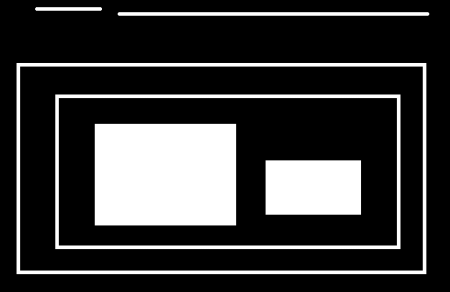
#> input picture data/hierarchy1.png, 450 x 292 px
$ jupyter execute '4.9.5 轮廓分层.ipynb'
#> lines starting #> are read from the running program, lines starting #| are printed output that depends on the picture; after the words box and inside, x2 and y2 are one past the last pixel; in counts of white or black regions, pixels touching at a corner belong together
# 轮廓分层

### 目标

这次我们学习轮廓的层次，即轮廓中的父子关系。

### 理论

在前几篇关于轮廓的文章中，我们已经讨论了与OpenCV提供的轮廓相关的几个函数。但是当我们使用**cv.findcontour**()函数在图像中找到轮廓时，我们已经传递了一个参数，**轮廓检索模式**。我们通常通过了**cv.RETR_LIST**或**cv.RETR_TREE**，效果很好。但这到底意味着什么呢?

另外，在输出中，我们得到了三个数组，第一个是图像，第二个是轮廓，还有一个我们命名为**hierarchy**的输出(请检查前面文章中的代码)。但我们从未在任何地方使用过这种层次结构。那么这个层级是什么?它是用来做什么的?它与前面提到的函数参数有什么关系?

这就是我们在本文中要讨论的内容。

#### 层次结构是什么？

通常我们使用**cv.findcontour**()函数来检测图像中的对象，对吧？有时对象在不同的位置。但在某些情况下，某些形状在其他形状中。就像嵌套的图形一样。在这种情况下，我们把外部的称为**父类**，把内部的称为**子类**。这样，图像中的轮廓就有了一定的相互关系。我们可以指定一个轮廓是如何相互连接的，比如，它是另一个轮廓的子轮廓，还是父轮廓等等。这种关系的表示称为**层次结构**。

下面是一个例子:

在这张图中，有一些形状我已经从**0-5**开始编号。*2*和*2a*表示最外层盒子的外部和内部轮廓。

这里，等高线0,1,2在**外部或最外面**。我们可以说，它们在**层级-0**中，或者简单地说，它们在**同一个层级**中。

其次是**contour-2a**。它可以被认为是**contour-2的子级**(或者反过来，contour-2是contour-2a的父级)。假设它在**层级-1**中。类似地，contour-3是contour-2的子级，它位于下一个层次结构中。最后，轮廓4,5是contour-3a的子级，他们在最后一个层级。从对方框的编号来看，我认为contour-4是contour-3a的第一个子级(它也可以是contour-5)。

我提到这些是为了理解一些术语，比如**相同层级**，**外部轮廓**，**子轮廓**，**父轮廓**，**第一个子轮廓**等等。现在让我们进入OpenCV。

#### OpenCV中的分级表示

所以每个轮廓都有它自己的信息关于它是什么层次，谁是它的孩子，谁是它的父母等等。OpenCV将它表示为一个包含四个值的数组:`[Next, Previous, First_Child, Parent]`

> *“Next表示同一层次的下一个轮廓。”*

例如，在我们的图片中取contour-0。谁是下一个同级别的等高线?这是contour-1。简单地令`Next = 1`。类似地，Contour-1也是contour-2。所以`Next = 2`。
contour-2呢?同一水平线上没有下一条等高线。简单地，让`Next = -1`。contour-4呢?它与contour-5处于同一级别。它的下一条等高线是contour-5，所以`next = 5`。

> *“Previous表示同一层次上的先前轮廓。”*

和上面一样。contour-1之前的等值线为同级别的contour-0。类似地，contour-2也是contour-1。对于contour-0，没有前项，所以设为-1。

> *“First_Child表示它的第一个子轮廓。”*

没有必要作任何解释。对于contour-2, child是contour-2a。从而得到contour-2a对应的指标值。contour-3a呢?它有两个孩子。但我们只关注第一个孩子。它是contour-4。那么`First_Child = 4` 对contour-3a而言。

> *“Parent表示其父轮廓的索引。”*

它与**First_Child**相反。对于轮廓线-4和轮廓线-5，父轮廓线都是轮廓线-3a。对于轮廓3a，它是轮廓-3，以此类推。

> **注意**
如果没有子元素或父元素，则该字段被视为-1

现在我们已经了解了OpenCV中使用的层次样式，我们可以借助上面给出的相同图像来检查OpenCV中的轮廓检索模式。一些标志如 **cv.RETR_LIST**, **cv.RETR_TREE**,**cv.RETR_CCOMP**, **cv.RETR_EXTERNAL**等等的含义。

### 轮廓检索模式

#### 1. RETR_LIST

这是四个标志中最简单的一个(从解释的角度来看)。它只是检索所有的轮廓，但不创建任何亲子关系。在这个规则下，**父轮廓和子轮廓是平等的，他们只是轮廓**。他们都属于同一层级。

这里，第3和第4项总是-1。但是很明显，下一项和上一项都有对应的值。你自己检查一下就可以了。

下面是我得到的结果，每一行是对应轮廓的层次细节。例如，第一行对应于轮廓0。下一条轮廓是轮廓1。所以`Next = 1`。没有先前的轮廓，所以`Previous=-1`。剩下的两个，如前所述，是`-1`。

[cell 1]
import cv2 as cv
import numpy as np
from matplotlib import pyplot as plt

org = cv.imread('data/hierarchy1.png', 0)
#> org is the input picture: shape (292, 450); min 0, max 255, mean 56

ret,thresh = cv.threshold(org,127,255,cv.THRESH_BINARY)
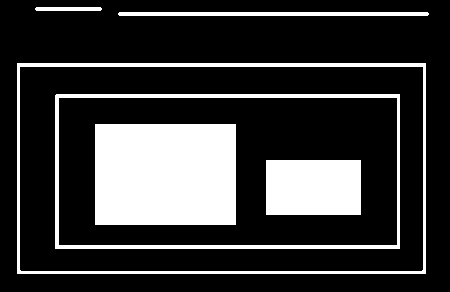
#> thresh: shape (292, 450); 22% white; 6 white regions

contours,hierarchy = cv.findContours(thresh, cv.RETR_LIST, cv.CHAIN_APPROX_SIMPLE)
#> contours = 8 contours; box (x1, y1, x2, y2) and area: (17, 63, 426, 274) 85680, (19, 66, 424, 272) 82815, (55, 94, 400, 249) 52976, (58, 97, 398, 246) 50170, (95, 124, 236, 225) 14000, (266, 160, 361, 215) 5076, (118, 12, 429, 16) 928, (35, 7, 102, 11) 196

print(hierarchy)
#| [[[ 1 -1 -1 -1]
#|   [ 2  0 -1 -1]
#|   [ 3  1 -1 -1]
#|   [ 4  2 -1 -1]
#|   [ 5  3 -1 -1]
#|   [ 6  4 -1 -1]
#|   [ 7  5 -1 -1]
#|   [-1  6 -1 -1]]]

如果您没有使用任何层次结构特性，那么这是在您的代码中使用的最佳选择。

#### 2. RETR_EXTERNAL

如果使用此标志，它只返回极端外部标志。所有孩子的轮廓都被留下了。**我们可以说，根据这项规则，每个家庭只有长子得到关注。它不关心家庭的其他成员:)**。

所以在我们的图像中，有多少个极端的外轮廓?在等级0级?有3个，即等值线是0 1 2，对吧?现在试着用这个标志找出等高线。这里，给每个元素的值与上面相同。并与上述结果进行了比较。以下是我得到的:

[cell 2]
contours,hierarchy = cv.findContours(thresh, cv.RETR_EXTERNAL, cv.CHAIN_APPROX_SIMPLE)
#> contours = 3 contours; box (x1, y1, x2, y2) and area: (17, 63, 426, 274) 85680, (118, 12, 429, 16) 928, (35, 7, 102, 11) 196
print(hierarchy)
#| [[[ 1 -1 -1 -1]
#|   [ 2  0 -1 -1]
#|   [-1  1 -1 -1]]]

如果只想提取外部轮廓，可以使用此标志。它在某些情况下可能有用。

#### 3. RETR_CCOMP

此标志检索所有轮廓并将其排列为2级层次结构。物体的外部轮廓(即物体的边界)放在层次结构-1中。对象内部孔洞的轮廓(如果有)放在层次结构-2中。如果其中有任何对象，则其轮廓仅在层次结构1中重新放置。以及它在层级2中的漏洞等等。

只需考虑在黑色背景上的“白色的零”图像。零的外圆属于第一级，零的内圆属于第二级。

我们可以用一个简单的图像来解释它。这里我用红色标注了等高线的顺序和它们所属的层次，用绿色标注(1或2)，顺序与OpenCV检测等高线的顺序相同。

考虑第一个轮廓，即contour-0。这是hierarchy-1。它有两个孔，分别是等高线1和2，属于第二级。因此，对于轮廓-0，在同一层次的下一个轮廓是轮廓-3。previous也没有。在hierarchy-2中，它的第一个子结点是contour-1。它没有父类，因为它在hierarchy-1中。所以它的层次数组是`[3，-1,1，-1]`

现在contour-1。它在层级-2中。相同层次结构中的下一个(在contour-1的父母关系下)是contour-2。没有previous。没有`child`，但是`parent`是contour-0。所以数组是`[2，-1，-1,0]`

类似的contour-2:它在hierarchy-2中。在contour-0下，同一层次结构中没有下一个轮廓。所以没有`Next`。`previous`是contour-1。没有`child`，`parent`是contour0。所以数组是`[-1,1，-1,0]`

contour-3:层次-1的下一个是轮廓-5。以前是contour-0。`child`是contour4，没有`parent`。所以数组是`[5,0,4，-1]`

contour-4:它在contour-3下的层次结构2中，它没有兄弟姐妹。没有`next`，没有`previous`，没有`child`，`parent`是contour-3。所以数组是`[-1，-1，-1,3]`

剩下的你可以补充。这是我得到的最终答案:

[cell 3]
import cv2 as cv
import numpy as np
from matplotlib import pyplot as plt

org = cv.imread('data/hierarchy2.png', 0)
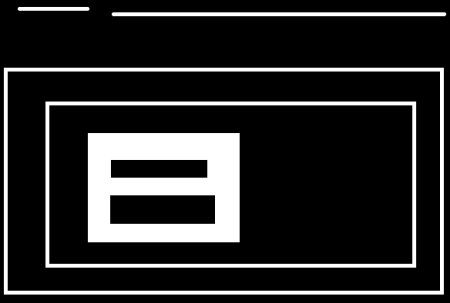
#> input picture data/hierarchy2.png, 450 x 303 px
#> org is the input picture: shape (303, 450); min 0, max 255, mean 42.2

ret,thresh = cv.threshold(org,127,255,cv.THRESH_BINARY)
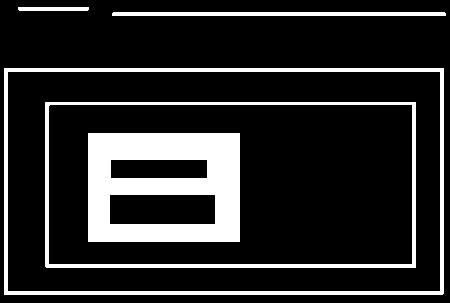
#> thresh: shape (303, 450); 16.5% white; 5 white regions

contours,hierarchy = cv.findContours(thresh, cv.RETR_CCOMP, cv.CHAIN_APPROX_SIMPLE)
#> contours = 9 contours; largest, box (x1, y1, x2, y2) and area: (4, 68, 444, 295) 99214, (7, 71, 441, 292) 95258, (45, 102, 416, 268) 61050, (48, 104, 413, 265) 58236, (88, 133, 240, 242) 16308
print(hierarchy)
#| [[[ 3 -1  1 -1]
#|   [ 2 -1 -1  0]
#|   [-1  1 -1  0]
#|   [ 5  0  4 -1]
#|   [-1 -1 -1  3]
#|   [ 7  3  6 -1]
#|   [-1 -1 -1  5]
#|   [ 8  5 -1 -1]
#|   [-1  7 -1 -1]]]

#### 4. RETR_TREE

这是最后一个家伙，完美先生。它检索所有的轮廓并创建一个完整的家族层次结构列表。**它甚至告诉，谁是爷爷，父亲，儿子，孙子，甚至更多…:)。**

例如，我拿上面的图片，重写了cv的代码。RETR_TREE，根据OpenCV给出的结果重新排序等高线并进行分析。同样，红色的字母表示轮廓数，绿色的字母表示层次顺序。

取`contour-0`:它在`hierarchy-0`中。同一层次结构的`next`轮廓是轮廓-7。没有`previous`的轮廓。`child`是contour-1，没有`parent`。所以数组是`[7，-1,1，-1]`

以`contour-2`为例:它在`hierarchy-1`中。没有轮廓在同一水平。没有`previous`。`child`是`contour-3`。父母是`contour-1`。所以数组是`[-1，-1,3,1]`

剩下的，你自己试试。以下是完整答案:

[cell 4]
contours,hierarchy = cv.findContours(thresh, cv.RETR_TREE, cv.CHAIN_APPROX_SIMPLE)
print(hierarchy)
#| [[[ 7 -1  1 -1]
#|   [-1 -1  2  0]
#|   [-1 -1  3  1]
#|   [-1 -1  4  2]
#|   [-1 -1  5  3]
#|   [ 6 -1 -1  4]
#|   [-1  5 -1  4]
#|   [ 8  0 -1 -1]
#|   [-1  7 -1 -1]]]
